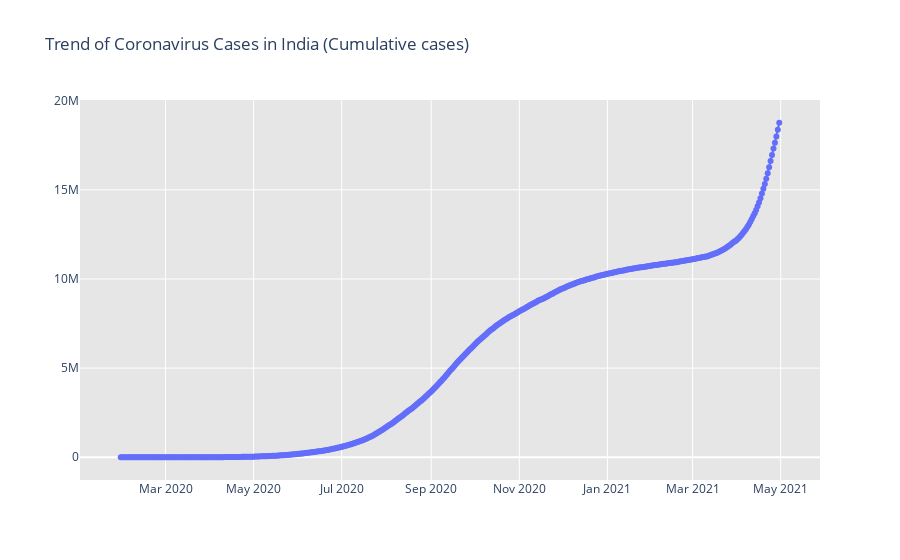
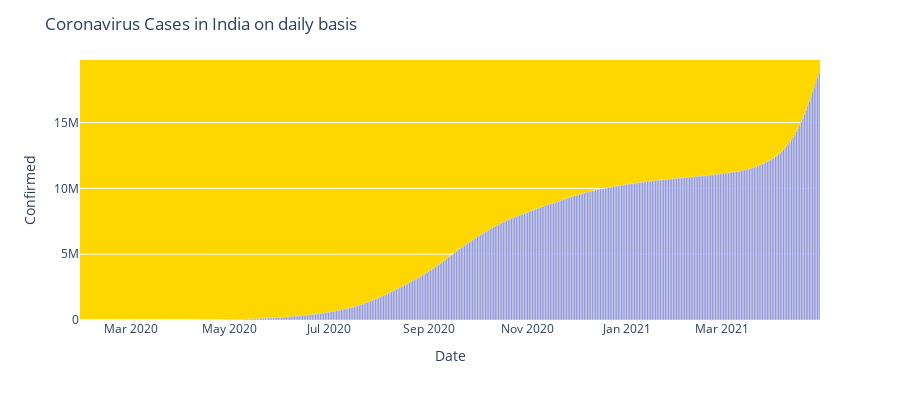

Notebook code cell kept with these figures, in order:
### Markdown cell above
> ## Confirmed Day wise Cases

### Code cell
fig = go.Figure()
fig.add_trace(go.Scatter(x=df_confirmed_india['Date'], y = df_confirmed_india['Confirmed'], mode='lines+markers',name='Total Cases'))
fig.update_layout(title_text='Trend of Coronavirus Cases in India (Cumulative cases)',plot_bgcolor='rgb(230, 230, 230)')
fig.show()
# New COVID-19 cases reported daily in India
import plotly.express as px
fig = px.bar(df_confirmed_india, x="Date", y="Confirmed", barmode='group', height=400)
fig.update_layout(title_text='Coronavirus Cases in India on daily basis',plot_bgcolor='gold')
fig.show()

### Figure 1 — Plotly figure (JSON) as saved in the notebook; plotly's stock layout.template omitted (floating-point values rounded to 4 significant figures; data arrays with more than 128 entries replaced by an {"elided": "..."} marker saying what was removed)
{"data": [{"mode": "lines+markers", "name": "Total Cases", "type": "scatter", "x": {"elided": "457 str values"}, "y": {"elided": "457 int values"}}], "layout": {"plot_bgcolor": "rgb(230, 230, 230)", "title": {"text": "Trend of Coronavirus Cases in India (Cumulative cases)"}}}

### Figure 2 — Plotly figure (JSON) as saved in the notebook; plotly's stock layout.template omitted (floating-point values rounded to 4 significant figures; data arrays with more than 128 entries replaced by an {"elided": "..."} marker saying what was removed)
{"data": [{"alignmentgroup": "True", "hovertemplate": "Date=%{x}<br>Confirmed=%{y}<extra></extra>", "legendgroup": "", "marker": {"color": "#636efa"}, "name": "", "offsetgroup": "", "orientation": "v", "showlegend": false, "textposition": "auto", "type": "bar", "x": {"elided": "457 str values"}, "xaxis": "x", "y": {"elided": "457 int values"}, "yaxis": "y"}], "layout": {"barmode": "group", "height": 400, "legend": {"tracegroupgap": 0}, "margin": {"t": 60}, "plot_bgcolor": "gold", "title": {"text": "Coronavirus Cases in India on daily basis"}, "xaxis": {"anchor": "y", "domain": [0, 1], "title": {"text": "Date"}}, "yaxis": {"anchor": "x", "domain": [0, 1], "title": {"text": "Confirmed"}}}}
